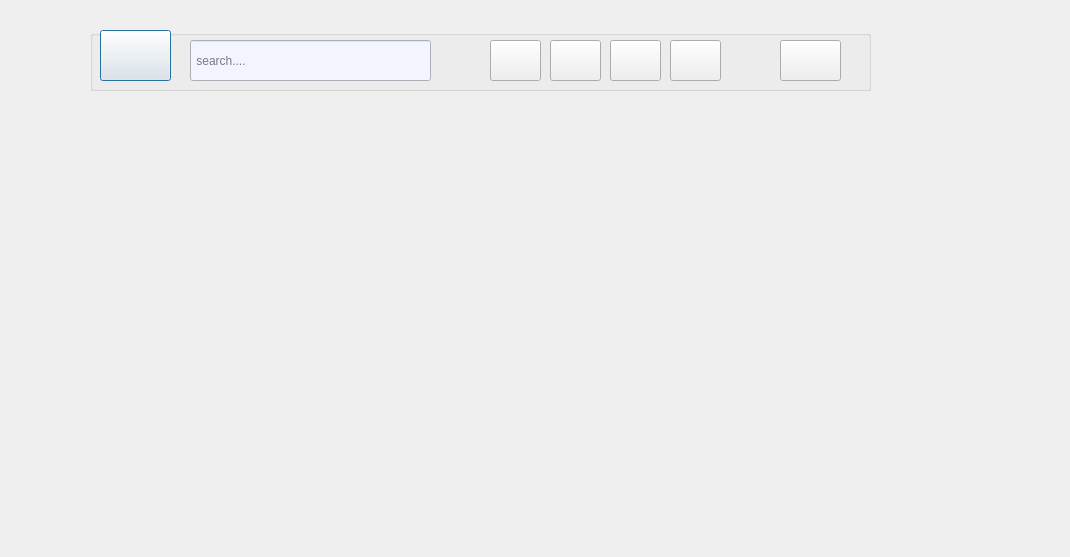
<?xml version="1.0" encoding="UTF-8"?>
<ui version="4.0">
 <class>mepage</class>
 <widget class="QDialog" name="mepage">
  <property name="geometry">
   <rect>
    <x>0</x>
    <y>0</y>
    <width>1070</width>
    <height>557</height>
   </rect>
  </property>
  <property name="windowTitle">
   <string>Dialog</string>
  </property>
  <property name="styleSheet">
   <string notr="true">border-image: url(:/new/prefix1/back2.jpg);</string>
  </property>
  <widget class="QGroupBox" name="groupBox">
   <property name="geometry">
    <rect>
     <x>90</x>
     <y>30</y>
     <width>781</width>
     <height>61</height>
    </rect>
   </property>
   <property name="title">
    <string/>
   </property>
   <widget class="QPushButton" name="pushButton">
    <property name="geometry">
     <rect>
      <x>10</x>
      <y>0</y>
      <width>71</width>
      <height>51</height>
     </rect>
    </property>
    <property name="styleSheet">
     <string notr="true">border-image: url(:/new/prefix1/linkdin.jpg);</string>
    </property>
    <property name="text">
     <string/>
    </property>
   </widget>
   <widget class="QLineEdit" name="lineEdit">
    <property name="geometry">
     <rect>
      <x>100</x>
      <y>10</y>
      <width>241</width>
      <height>41</height>
     </rect>
    </property>
    <property name="styleSheet">
     <string notr="true">background-color: rgb(242, 245, 255);</string>
    </property>
    <property name="frame">
     <bool>true</bool>
    </property>
    <property name="placeholderText">
     <string> search....</string>
    </property>
   </widget>
   <widget class="QPushButton" name="network">
    <property name="geometry">
     <rect>
      <x>460</x>
      <y>10</y>
      <width>51</width>
      <height>41</height>
     </rect>
    </property>
    <property name="styleSheet">
     <string notr="true"/>
    </property>
    <property name="text">
     <string/>
    </property>
   </widget>
   <widget class="QPushButton" name="job">
    <property name="geometry">
     <rect>
      <x>520</x>
      <y>10</y>
      <width>51</width>
      <height>41</height>
     </rect>
    </property>
    <property name="styleSheet">
     <string notr="true"/>
    </property>
    <property name="text">
     <string/>
    </property>
   </widget>
   <widget class="QPushButton" name="me">
    <property name="geometry">
     <rect>
      <x>690</x>
      <y>10</y>
      <width>61</width>
      <height>41</height>
     </rect>
    </property>
    <property name="styleSheet">
     <string notr="true"/>
    </property>
    <property name="text">
     <string/>
    </property>
   </widget>
   <widget class="QPushButton" name="home">
    <property name="geometry">
     <rect>
      <x>400</x>
      <y>10</y>
      <width>51</width>
      <height>41</height>
     </rect>
    </property>
    <property name="styleSheet">
     <string notr="true"/>
    </property>
    <property name="text">
     <string/>
    </property>
   </widget>
   <widget class="QPushButton" name="messaging">
    <property name="geometry">
     <rect>
      <x>580</x>
      <y>10</y>
      <width>51</width>
      <height>41</height>
     </rect>
    </property>
    <property name="styleSheet">
     <string notr="true"/>
    </property>
    <property name="text">
     <string/>
    </property>
   </widget>
  </widget>
 </widget>
 <resources/>
 <connections/>
</ui>
